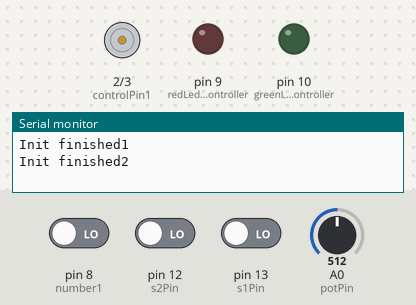
Simulated run of this sketch. Board: Arduino Uno, built with avr-gcc and run on an emulated ATmega328P. On the bench: motor-driver pin pairs drawn as motors (green arrow = first pin HIGH = forward, orange = second pin HIGH = backward, longer = more drive, scaled by the enable pin), output pins drawn as LEDs (lit = HIGH), the last lines printed to the serial monitor. Inputs (shaded band) come from the test bench; at power-on: pin 8 (number1) LOW, pin 13 (s1Pin) LOW, A0 (potPin) = 512, pin 12 (s2Pin) LOW.

Above: at 1.2 s.
1.3 s: pin 8 (number1) driven HIGH
At 1.8 s:
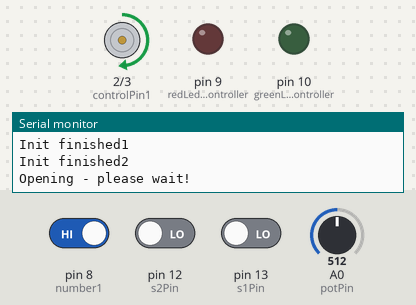
2.8 s: pin 13 (s1Pin) driven HIGH
At 3.2 s:
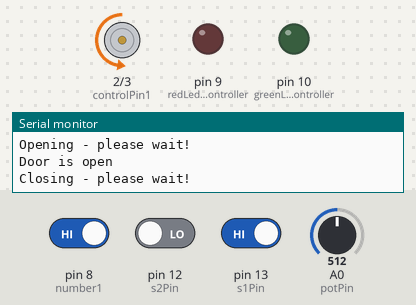
4.3 s: A0 (potPin) set to 716
At 5.5 s:
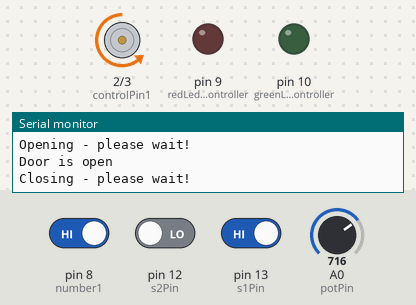
5.8 s: pin 12 (s2Pin) driven HIGH
At 6.7 s:
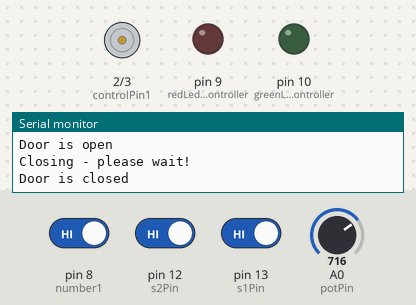
7.3 s: pin 13 (s1Pin) driven LOW
At 8.4 s:
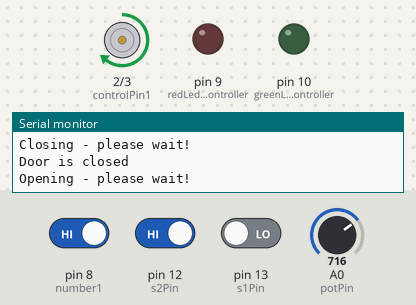
8.8 s: A0 (potPin) set to 900
At 10.2 s:
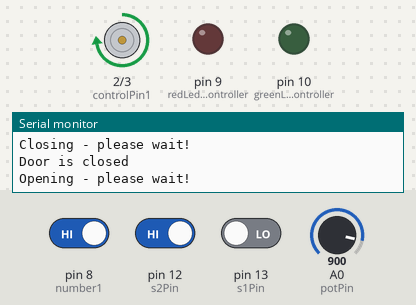
Timing chart, 0 to 11.3 s (numbered marks = the images above; inputs shaded):
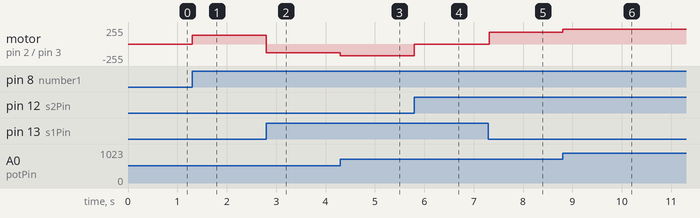

Measured:
- after the input at 1.3 s, motor on pin 2 (controlPin1) / pin 3 (controlPin2): stopped → forward 128/255 at once
- after the input at 2.8 s, motor on pin 2 (controlPin1) / pin 3 (controlPin2): forward 128/255 → backward 128/255 at once
- after the input at 4.3 s, motor on pin 2 (controlPin1) / pin 3 (controlPin2): backward 128/255 → backward 179/255 at once
- after the input at 5.8 s, motor on pin 2 (controlPin1) / pin 3 (controlPin2): backward 179/255 → stopped at once
- after the input at 7.3 s, motor on pin 2 (controlPin1) / pin 3 (controlPin2): stopped → forward 179/255 at once
- after the input at 8.8 s, motor on pin 2 (controlPin1) / pin 3 (controlPin2): forward 179/255 → forward 225/255 at once

The sketch:

door.ino
```cpp
#include "l293driver.h"
#include "led_driver.h"
#include "switch_driver.h"
#include "state_machine.h"

void setup() {
  Serial.begin(9600);
  Serial.println("Init finished1");
  initDriver();
  initSwitches();
  ledInit();
  initStateMachine();
  Serial.println("Init finished2");
}

void loop() {
  stateMachine();
}
```

state_machine.h
```cpp
#include "l293driver.h"

#ifndef _state_machine_H
#define _state_machine_H

void triggerOpeningState();
void triggerOpenState();
void triggerClosingState();
void triggerClosedState();

typedef enum {
  INIT,
  CLOSED,
  OPEN,
  OPENING,
  CLOSING,
} STATE;

typedef void (*TransisitionFunction)(void);

typedef struct {
  STATE from;
  TransisitionFunction transisitionFunction;
  STATE to;
} Trasnsition;

Trasnsition transisitions[] = {
  { CLOSED, triggerOpeningState, OPENING },
  { OPENING, triggerOpenState, OPEN },
  { OPEN, triggerClosingState, CLOSING },
  { CLOSING, triggerClosedState, CLOSED },
};

#define NUMBER_OF_STATES (sizeof(transisitions))
STATE state;

void stateMachine() {
  switch (state) {
    case CLOSED:
      triggerOpeningState();
      break;

    case OPENING:
      triggerOpenState();
      break;

    case OPEN:
      triggerClosingState();
      break;

    case CLOSING:
      triggerClosedState();
      break;
  }
}

void triggerOpeningState() {
  if (oneIsPressed()) {
    state = OPENING;
  }
}

void triggerOpenState() {
  Serial.println("Opening - please wait!");
  while (!isOpen()) {
    open();
  }
  stopMotor();
  state = OPEN;
  Serial.println("Door is open");
}

void triggerClosingState() {
  if (oneIsPressed()) {
    state = CLOSING;
  }
}

void triggerClosedState() {
  Serial.println("Closing - please wait!");
  while (!isClosed()) {
    close();
  }
  stopMotor();
  state = CLOSED;
  Serial.println("Door is closed");
}

void initStateMachine() {
  state = CLOSED;
}

#endif
```

l293driver.h
```cpp
#include "potentiometer_driver.h"
#include "switch_driver.h"

#ifndef _l293driver_H
#define _l293driver_H

const int controlPin1 = 2;
const int controlPin2 = 3;
const int enablePin = 11;

int directionSwitchState = 0;
int previousDirectionSwitchState = 0;

int motorEnabled = 0;
int motorSpeed = 0;
int motorDirection = 1;  // 1= opening, 0= closing

void startMotor();
void stopMotor();

void initDriver() {
  pinMode(controlPin1, OUTPUT);
  pinMode(controlPin2, OUTPUT);
  pinMode(enablePin, OUTPUT);
  digitalWrite(enablePin, LOW);
}

void open() {
  if (!isOpen()) {
    motorSpeed = getMotorSpeed();
    digitalWrite(controlPin1, HIGH);
    digitalWrite(controlPin2, LOW);
    startMotor();
  }
}

void close() {
  if (!isClosed()) {
    motorSpeed = getMotorSpeed();
    digitalWrite(controlPin1, LOW);
    digitalWrite(controlPin2, HIGH);
    startMotor();
  }
}

bool isClosing() {
  return motorDirection == 0;
}

bool isOpenin() {
  return motorDirection == 1;
}

void stopMotor() {
  analogWrite(enablePin, 0);
}

void startMotor() {
  analogWrite(enablePin, motorSpeed);
}

void motorObservable() {
  motorSpeed = getMotorSpeed();
}

#endif
```

led_driver.h
```cpp
#include "Arduino.h"
#ifndef _led_driver_H
#define _ledr_driver_H

const int redLedPinController = 9;
const int greenLedPinController = 10;

void ledInit() {
  pinMode(redLedPinController, OUTPUT);
  pinMode(greenLedPinController, OUTPUT);
}

void redOn(){
  digitalWrite(redLedPinController, HIGH);
}

void redOff(){
  digitalWrite(redLedPinController, LOW);
}

void greenOn(){
  digitalWrite(greenLedPinController, HIGH);
}

void greenOff(){
  digitalWrite(greenLedPinController, LOW);
}

#endif
```

potentiometer_driver.h
```cpp
#ifndef _potentiometer_driver_H
#define _potentiometer_driver_H
const int potPin = A0;

int getMotorSpeed() {
  return analogRead(potPin) / 4;
}

#endif
```

switch_driver.h
```cpp
#ifndef _switch_driver_H
#define _switch_driver_H

// Micro switches
const int s1Pin = 13;
const int s2Pin = 12;

// Human buttons
const int number1 = 8;
const int number2 = 6;
const int number3 = 7;
const int number4 = 5;
const int number5 = 4;

int s1 = 0;
int s2 = 0;

void initSwitches() {
  pinMode(s1Pin, INPUT);
  pinMode(s2Pin, INPUT);
  pinMode(number1, INPUT);
  pinMode(number2, INPUT);
  pinMode(number3, INPUT);
  pinMode(number4, INPUT);
  pinMode(number5, INPUT);

  s1 = digitalRead(s1Pin);
  s2 = digitalRead(s2Pin);
}

bool isOpen() {
  return digitalRead(s1Pin) == HIGH;
}

bool isClosed() {
  return digitalRead(s2Pin) == HIGH;
}

bool oneIsPressed() {
  return digitalRead(number1);
}

bool twoIsPressed() {
  return digitalRead(number2);
}

bool threeIsPressed() {
  return digitalRead(number3);
}

bool fourIsPressed() {
  return digitalRead(number4);
}

bool starIsPressed() {
  return digitalRead(number5);
}

#endif
```
